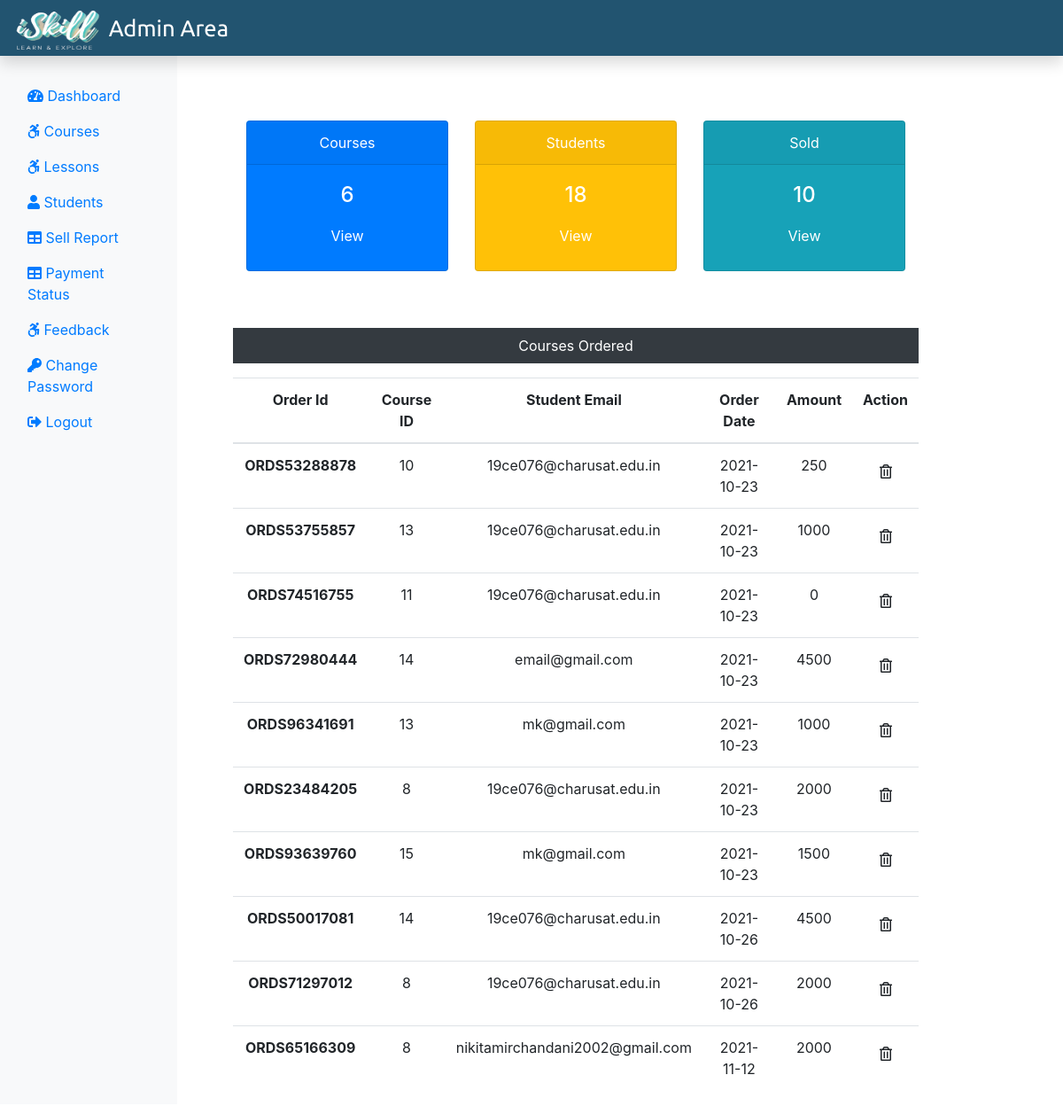
Page /Admin/adminDashboard.php (signed in) on the committed database.
### tables this page shows
CREATE TABLE `tblcourseorder` (
  `CourseOrderId` int(11) NOT NULL,
  `OrderId` varchar(255) NOT NULL,
  `StudentEmail` varchar(255) NOT NULL,
  `CourseId` int(11) NOT NULL,
  `Tstatus` varchar(255) NOT NULL,
  `ResponseMessage` text NOT NULL,
  `Amount` int(11) NOT NULL,
  `OrderDate` date NOT NULL
);

### Admin/adminDashboard.php (the view, shortened to what this page needs)
<?php
include('./admininclude/header.php');
include('../dbConnection.php');
$sql = "SELECT * FROM tblCourse";
$result = $conn->query($sql);
$totalcourse = $result->num_rows;
$sql = "SELECT * FROM tblStudent";
$result = $conn->query($sql);
$totalstu = $result->num_rows;
$sql = "SELECT * FROM tblCourseOrder";
$result = $conn->query($sql);
$totalsold = $result->num_rows;
?>
<div class="col-sm-9 mt-5">
    <div class="row mx-5 text-center">
        <div class="col-sm-4 mt-5">
            <div class="card text-white bg-primary mb-3" style="max-width: 18rem;">
                <div class="card-header">Courses</div>
                <div class="card-body">
                    <h4 class="card-title">
                    <?php echo $totalcourse ; ?>
                    </h4>
                    <a class="btn text-white" href="courses.php">View</a>
                </div>
            </div>
        </div>
        <div class="col-sm-4 mt-5">
            <div class="card text-white bg-warning mb-3" style="max-width: 18rem;">
                <div class="card-header">Students</div>
                <div class="card-body">
                    <h4 class="card-title">
                    <?php echo $totalstu ; ?>
                    </h4>
                    <a class="btn text-white" href="students.php">View</a>
                </div>
            </div>
        </div>
        <div class="col-sm-4 mt-5">
            <div class="card text-white bg-info mb-3" style="max-width: 18rem;">
                <div class="card-header">Sold</div>
                <div class="card-body">
                    <h4 class="card-title">
                    <?php echo $totalsold; ?>
                    </h4>
                    <a class="btn text-white" href="sellReport.php">View</a>
                </div>
            </div>
        </div>
    </div>
    <div class="mx-5 mt-5 text-center">
        <p class=" bg-dark text-white p-2">Courses Ordered </p>
                  <?php
                $sql = "SELECT * FROM tblCourseOrder";
                $result = $conn->query($sql);
                if($result->num_rows > 0){
                    echo'
                    <table class="table">
                    <thread>
                        <tr>
                            <th scope="col">Order Id</th>
                            <th scope="col">Course ID</th>
                            <th scope="col">Student Email</th>
                            <th scope="col">Order Date</th>
                            <th scope="col">Amount</th>
                            <th scope="col">Action</th>
                        </tr>
                    </therad>
                    <tbody>';
                    while($row = $result->fetch_assoc()){
                        echo '<tr>';
                        echo '<th scope="row"> '.$row["OrderId"].'</th>';
                        echo '<td>'.$row["CourseId"].'</td>';
                        echo '<td>'.$row["StudentEmail"].'</td>';
                        echo '<td>'.$row["OrderDate"].'</td>';
                        echo '<td>'.$row["Amount"].'</td>';
                        echo '<td><form action="" method="POST" class="d-inline"><input type="hidden" name="id" value='.$row["CourseOrderId"].'><button type="submit" class="btn btn-secondry" name="delete" value="Delete"><i class="far fa-trash-alt"></i></button></form></td>';
                        echo '</tr>';
                    }
                    echo '</tbody>
                    </table>';
                } else {
                    echo "0 result";
                }
            ?>
    </div>
</div>
</div>
</div>
<?php
include('./admininclude/footer.php');
?>

### rows in the picture
tblcourseorder: OrderId "ORDS53288878", CourseId "10", StudentEmail "19ce076@charusat.edu.in", OrderDate "2021-10-23", Amount "250"
tblcourseorder: OrderId "ORDS53755857", CourseId "13", StudentEmail "19ce076@charusat.edu.in", OrderDate "2021-10-23", Amount "1000"
tblcourseorder: OrderId "ORDS74516755", CourseId "11", StudentEmail "19ce076@charusat.edu.in", OrderDate "2021-10-23", Amount "0"
tblcourseorder: OrderId "ORDS72980444", CourseId "14", StudentEmail "email@gmail.com", OrderDate "2021-10-23", Amount "4500"
tblcourseorder: OrderId "ORDS96341691", CourseId "13", StudentEmail "mk@gmail.com", OrderDate "2021-10-23", Amount "1000"
tblcourseorder: OrderId "ORDS23484205", CourseId "8", StudentEmail "19ce076@charusat.edu.in", OrderDate "2021-10-23", Amount "2000"
tblcourseorder: OrderId "ORDS93639760", CourseId "15", StudentEmail "mk@gmail.com", OrderDate "2021-10-23", Amount "1500"
tblcourseorder: OrderId "ORDS50017081", CourseId "14", StudentEmail "19ce076@charusat.edu.in", OrderDate "2021-10-26", Amount "4500"
tblcourseorder: OrderId "ORDS71297012", CourseId "8", StudentEmail "19ce076@charusat.edu.in", OrderDate "2021-10-26", Amount "2000"
tblcourseorder: OrderId "ORDS65166309", CourseId "8", StudentEmail "nikitamirchandani2002@gmail.com", OrderDate "2021-11-12", Amount "2000"

### other values in the picture
$totalcourse "6"
$totalstu "18"
$totalsold "10"
